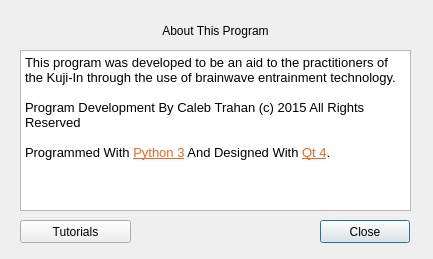
<?xml version="1.0" encoding="UTF-8"?>
<ui version="4.0">
 <class>aboutdialog</class>
 <widget class="QDialog" name="aboutdialog">
  <property name="geometry">
   <rect>
    <x>0</x>
    <y>0</y>
    <width>433</width>
    <height>259</height>
   </rect>
  </property>
  <property name="windowTitle">
   <string>Dialog</string>
  </property>
  <widget class="QPushButton" name="aboutcloseButton">
   <property name="geometry">
    <rect>
     <x>320</x>
     <y>220</y>
     <width>90</width>
     <height>23</height>
    </rect>
   </property>
   <property name="text">
    <string>Close</string>
   </property>
  </widget>
  <widget class="QLabel" name="aboutlabel">
   <property name="geometry">
    <rect>
     <x>20</x>
     <y>20</y>
     <width>391</width>
     <height>21</height>
    </rect>
   </property>
   <property name="styleSheet">
    <string notr="true">font: 14pt &quot;Arial Black&quot;;</string>
   </property>
   <property name="text">
    <string>About This Program</string>
   </property>
   <property name="alignment">
    <set>Qt::AlignCenter</set>
   </property>
  </widget>
  <widget class="QTextBrowser" name="abouttext">
   <property name="geometry">
    <rect>
     <x>20</x>
     <y>50</y>
     <width>391</width>
     <height>161</height>
    </rect>
   </property>
   <property name="html">
    <string>&lt;!DOCTYPE HTML PUBLIC &quot;-//W3C//DTD HTML 4.0//EN&quot; &quot;http://www.w3.org/TR/REC-html40/strict.dtd&quot;&gt;
&lt;html&gt;&lt;head&gt;&lt;meta name=&quot;qrichtext&quot; content=&quot;1&quot; /&gt;&lt;style type=&quot;text/css&quot;&gt;
p, li { white-space: pre-wrap; }
&lt;/style&gt;&lt;/head&gt;&lt;body style=&quot; font-family:'MS Shell Dlg 2'; font-size:8.25pt; font-weight:400; font-style:normal;&quot;&gt;
&lt;p style=&quot; margin-top:0px; margin-bottom:0px; margin-left:0px; margin-right:0px; -qt-block-indent:0; text-indent:0px;&quot;&gt;&lt;span style=&quot; font-family:'Sans Serif'; font-size:10pt;&quot;&gt;This program was developed to be an aid to the practitioners of the Kuji-In through the use of brainwave entrainment technology. &lt;/span&gt;&lt;/p&gt;
&lt;p style=&quot;-qt-paragraph-type:empty; margin-top:0px; margin-bottom:0px; margin-left:0px; margin-right:0px; -qt-block-indent:0; text-indent:0px; font-family:'Sans Serif'; font-size:10pt;&quot;&gt;&lt;br /&gt;&lt;/p&gt;
&lt;p style=&quot; margin-top:0px; margin-bottom:0px; margin-left:0px; margin-right:0px; -qt-block-indent:0; text-indent:0px;&quot;&gt;&lt;span style=&quot; font-family:'Sans Serif'; font-size:10pt;&quot;&gt;Program Development By Caleb Trahan (c) 2015 All Rights Reserved&lt;/span&gt;&lt;/p&gt;
&lt;p style=&quot;-qt-paragraph-type:empty; margin-top:0px; margin-bottom:0px; margin-left:0px; margin-right:0px; -qt-block-indent:0; text-indent:0px; font-family:'Sans Serif'; font-size:10pt;&quot;&gt;&lt;br /&gt;&lt;/p&gt;
&lt;p style=&quot; margin-top:0px; margin-bottom:0px; margin-left:0px; margin-right:0px; -qt-block-indent:0; text-indent:0px;&quot;&gt;&lt;span style=&quot; font-family:'Sans Serif'; font-size:10pt;&quot;&gt;Programmed With &lt;/span&gt;&lt;a href=&quot;https://www.python.org/&quot;&gt;&lt;span style=&quot; font-family:'Sans Serif'; font-size:10pt; text-decoration: underline; color:#f0651f;&quot;&gt;Python 3&lt;/span&gt;&lt;/a&gt;&lt;span style=&quot; font-family:'Sans Serif'; font-size:10pt;&quot;&gt; And Designed With &lt;/span&gt;&lt;a href=&quot;http://qt-project.org/&quot;&gt;&lt;span style=&quot; font-family:'Sans Serif'; font-size:10pt; text-decoration: underline; color:#f0651f;&quot;&gt;Qt 4&lt;/span&gt;&lt;/a&gt;&lt;span style=&quot; font-family:'Sans Serif'; font-size:10pt;&quot;&gt;.&lt;/span&gt;&lt;/p&gt;
&lt;p style=&quot;-qt-paragraph-type:empty; margin-top:0px; margin-bottom:0px; margin-left:0px; margin-right:0px; -qt-block-indent:0; text-indent:0px; font-family:'Sans Serif'; font-size:10pt;&quot;&gt;&lt;br /&gt;&lt;/p&gt;&lt;/body&gt;&lt;/html&gt;</string>
   </property>
  </widget>
  <widget class="QPushButton" name="aboutHowToUseButton">
   <property name="geometry">
    <rect>
     <x>20</x>
     <y>220</y>
     <width>111</width>
     <height>23</height>
    </rect>
   </property>
   <property name="text">
    <string>Tutorials</string>
   </property>
  </widget>
 </widget>
 <resources/>
 <connections/>
</ui>
